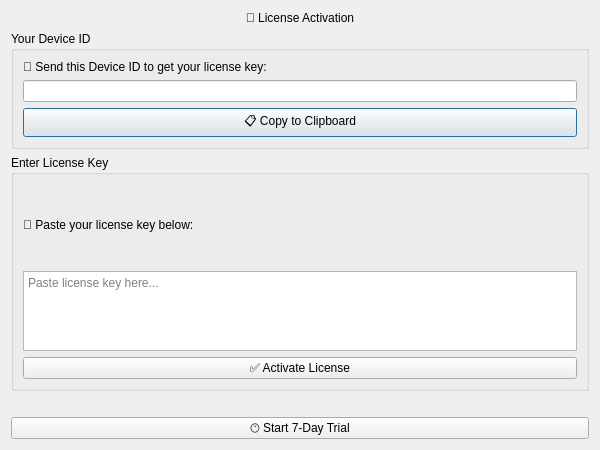
<?xml version="1.0" encoding="UTF-8"?>
<ui version="4.0">
 <class>LicenseDialog</class>
 <widget class="QDialog" name="LicenseDialog">
  <property name="geometry">
   <rect>
    <x>0</x>
    <y>0</y>
    <width>600</width>
    <height>450</height>
   </rect>
  </property>
  <property name="windowTitle">
   <string>Activate License - Forensic Tool</string>
  </property>
  <layout class="QVBoxLayout" name="verticalLayout">
   <item>
    <widget class="QLabel" name="titleLabel">
     <property name="text">
      <string>🔐 License Activation</string>
     </property>
     <property name="alignment">
      <set>Qt::AlignCenter</set>
     </property>
    </widget>
   </item>
   <item>
    <widget class="QGroupBox" name="deviceIdGroup">
     <property name="title">
      <string>Your Device ID</string>
     </property>
     <layout class="QVBoxLayout" name="verticalLayout_2">
      <item>
       <widget class="QLabel" name="infoLabel">
        <property name="text">
         <string>📧 Send this Device ID to get your license key:</string>
        </property>
       </widget>
      </item>
      <item>
       <widget class="QLineEdit" name="deviceIdField">
        <property name="readOnly">
         <bool>true</bool>
        </property>
       </widget>
      </item>
      <item>
       <widget class="QPushButton" name="copyButton">
        <property name="text">
         <string>📋 Copy to Clipboard</string>
        </property>
       </widget>
      </item>
     </layout>
    </widget>
   </item>
   <item>
    <widget class="QGroupBox" name="licenseKeyGroup">
     <property name="title">
      <string>Enter License Key</string>
     </property>
     <layout class="QVBoxLayout" name="verticalLayout_3">
      <item>
       <widget class="QLabel" name="keyLabel">
        <property name="text">
         <string>🔑 Paste your license key below:</string>
        </property>
       </widget>
      </item>
      <item>
       <widget class="QTextEdit" name="licenseKeyField">
        <property name="maximumSize">
         <size>
          <width>16777215</width>
          <height>80</height>
         </size>
        </property>
        <property name="placeholderText">
         <string>Paste license key here...</string>
        </property>
       </widget>
      </item>
      <item>
       <widget class="QPushButton" name="activateButton">
        <property name="text">
         <string>✅ Activate License</string>
        </property>
       </widget>
      </item>
     </layout>
    </widget>
   </item>
   <item>
    <widget class="QLabel" name="statusLabel">
     <property name="text">
      <string/>
     </property>
     <property name="alignment">
      <set>Qt::AlignCenter</set>
     </property>
    </widget>
   </item>
   <item>
    <widget class="QPushButton" name="trialButton">
     <property name="text">
      <string>🕐 Start 7-Day Trial</string>
     </property>
    </widget>
   </item>
  </layout>
 </widget>
 <resources/>
 <connections/>
</ui>
